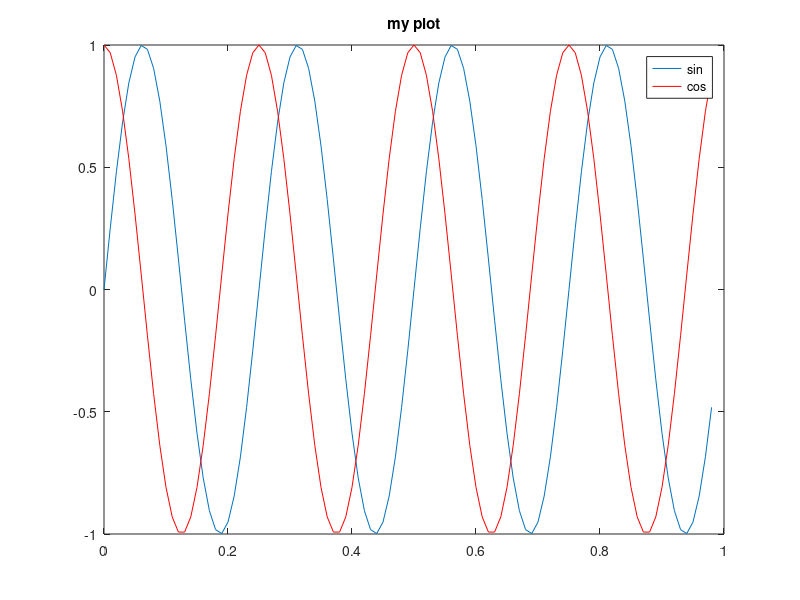
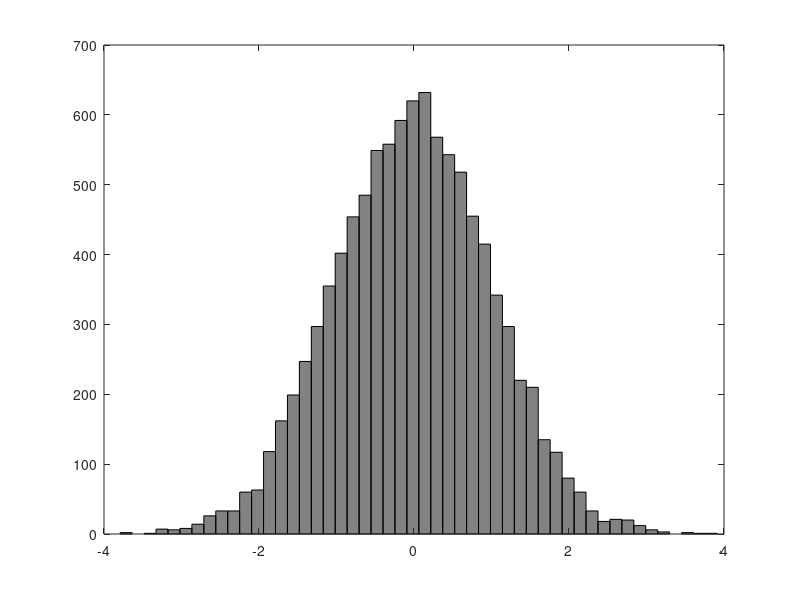

Source code (MATLAB) for these figures, in order:
%%% OCTAVE COMMANDS - PLOTTING %%%
%%%%%%%%%%%%%%%%%%%%%%%%%%%%%%%%%%

%% PLOTTING
t = [0:0.01:0.98];
y1 = sin(2*pi*4*t);
plot(t,y1);
%
y2 = cos(2*pi*4*t);
plot(t,y1);
hold on;		%to combine 2 plots		
plot(t,y2,'r'); %r:red
legend('sin', 'cos')
title('my plot')
cd 'C:\Users\uuresin\Desktop'; print -dpng 'myPlot.png'
close
%
figure(1); plot(t,y1);
figure(2); plot(t,y2);
%
subplot(1,2,1);			%Divides plot a 1x2 grid, access first element
plot(t,y1);				%Put this plot in first
%
subplot(1,2,2);			%Divides plot a 1x2 grid, access second element
plot(t,y2);				%Plot this plot in second
axis([0.5 1 -1 1])		%Set horizontal axis [0.5 1] and vertical axis [-1 1] for second plot
%
clf;	%clear a figure%
%
A = magic(5)
imagesc(A)	%5x5 grid of colors!
imagesc(A), colorbar, colormap gray;	%5x5 gray colormap!
%


%% HISTOGRAM
w = randn(1,10000);	%10000 random numbers
hist(w)				%histogram
hist(w,50)			%histogram with 50 bins